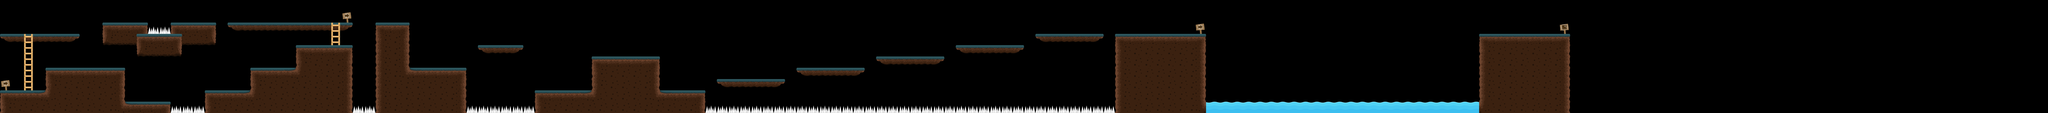

The image is a tile-based game level rendered from a .tmx file. Its description and source (layers, tilesets, objects; grid data summarised) follow:
An orthogonal 180x10 tile map with 128x128 px tiles, 2 tile layers (background, foreground), 4 tilesets and 200 objects.

<map version="1.2" tiledversion="1.2.0" orientation="orthogonal" renderorder="right-down" width="180" height="10" tilewidth="128" tileheight="128" infinite="0" nextlayerid="41" nextobjectid="804">
 <tileset firstgid="1" name="tile_night" tilewidth="128" tileheight="128" spacing="2" margin="2" tilecount="21" columns="7">
  <image source="tile_night.png" width="1024" height="512" />
 </tileset>
 <tileset firstgid="22" name="tile_machine" tilewidth="128" tileheight="128" spacing="2" margin="2" tilecount="45" columns="15">
  <image source="tile_machine.png" width="2048" height="512" />
 </tileset>
 <tileset firstgid="67" name="tile_water" tilewidth="128" tileheight="128" spacing="2" margin="2" tilecount="15" columns="15">
  <image source="tile_water.png" width="2048" height="256" />
 </tileset>
 <tileset firstgid="82" name="object" tilewidth="128" tileheight="128" spacing="2" margin="2" tilecount="21" columns="7">
  <image source="object.png" width="1024" height="512" />
 </tileset>
 <layer id="39" name="background" width="180" height="10">
  <data>[1800 cells, 439 non-empty, 18 distinct tile ids]</data>
 </layer>
 <layer id="40" name="foreground" width="180" height="10">
  <data>[1800 cells, 19 non-empty, 10 distinct tile ids]</data>
 </layer>
 <objectgroup id="3" name="grounds">
  <object id="2" x="0" y="1024.67" width="510" height="253.333" />
  <object id="3" x="1400" y="1153.33" width="516" height="123.333" />
  <object id="4" x="2300.67" y="1024" width="516" height="256" />
  <object id="5" x="2817.33" y="768" width="510.667" height="514" />
  <object id="6" x="3326" y="510.667" width="641.333" height="771.333" />
  <object id="74" x="510.333" y="769.333" width="894" height="508" />
  <object id="75" x="4" y="385.333" width="256" height="70.6667" />
  <object id="80" x="383.879" y="385.333" width="512.121" height="71.3333" />
  <object id="87" x="1150.67" y="256" width="514.667" height="254" />
  <object id="91" x="1536" y="385.333" width="514.667" height="254.667" />
  <object id="93" x="1921.33" y="257.333" width="512" height="254.667" />
  <object id="95" x="2561.33" y="256" width="1154.67" height="54" />
  <object id="99" x="3836" y="257.333" width="136" height="51.3333" />
  <object id="105" x="4224.67" y="256.546" width="384.667" height="1023.45" />
  <object id="374" x="4610" y="766" width="644" height="516" />
  <object id="378" x="5376" y="510" width="515" height="53" />
  <object id="384" x="6016" y="1022" width="640" height="262" />
  <object id="385" x="6654" y="636" width="770" height="656" />
  <object id="387" x="7422" y="1022" width="518" height="262" />
  <object id="389" x="8066.67" y="894.667" width="765.333" height="53.3333" />
  <object id="394" x="8961.33" y="771.334" width="765.333" height="51.3333" />
  <object id="399" x="9861.33" y="640.667" width="765.333" height="51.3333" />
  <object id="404" x="10753.3" y="514" width="765.333" height="51.3333" />
  <object id="409" x="11649.3" y="383.334" width="765.333" height="47.3333" />
  <object id="414" x="12540" y="378" width="1028" height="900" />
  <object id="428" x="16636" y="380" width="1024" height="908" />
  <object id="800" x="0" y="0" height="1280" />
  <object id="801" x="0" y="0" width="17664" />
  <object id="802" x="17667" y="-2" height="908" />
 </objectgroup>
 <objectgroup id="9" name="hidden_walls">
  <object id="38" x="512.426" y="612.848" width="8.84845" height="154.546" />
  <object id="113" x="1396.91" y="614.727" width="8.84845" height="154.546" />
  <object id="114" x="2.24244" y="229.394" width="8.84845" height="154.546" />
  <object id="115" x="886.242" y="228.06" width="8.84845" height="154.546" />
  <object id="116" x="1152.91" y="100.06" width="8.84845" height="154.546" />
  <object id="117" x="1656.91" y="100.06" width="8.84845" height="154.546" />
  <object id="122" x="3714.24" y="100.06" width="8.84845" height="154.546" />
  <object id="123" x="3328.91" y="353.394" width="8.84845" height="154.546" />
  <object id="124" x="3959.58" y="353.394" width="8.84845" height="154.546" />
  <object id="125" x="1907.7" y="995.454" width="8.84845" height="154.546" />
  <object id="126" x="1925.88" y="104.545" width="8.84845" height="154.546" />
  <object id="127" x="2424.91" y="101.394" width="8.84845" height="154.546" />
  <object id="128" x="2563.58" y="98.727" width="8.84845" height="154.546" />
  <object id="130" x="2819.58" y="612.06" width="8.84845" height="154.546" />
  <object id="131" x="2302.24" y="866.727" width="8.84845" height="154.546" />
  <object id="430" x="5244.06" y="610.606" width="8.84845" height="154.546" />
  <object id="431" x="5380.42" y="346.969" width="8.84845" height="154.546" />
  <object id="432" x="5883.45" y="350" width="8.84845" height="154.546" />
  <object id="435" x="6659.21" y="477.272" width="8.84845" height="154.546" />
  <object id="437" x="7413.76" y="474.242" width="8.84845" height="154.546" />
  <object id="438" x="8068.3" y="737.879" width="8.84845" height="154.546" />
  <object id="439" x="8828.91" y="737.879" width="8.84845" height="154.546" />
  <object id="440" x="8965.27" y="613.636" width="8.84845" height="154.546" />
  <object id="441" x="9716.79" y="610.606" width="8.84845" height="154.546" />
  <object id="442" x="9865.27" y="477.272" width="8.84845" height="154.546" />
  <object id="443" x="10619.8" y="474.242" width="8.84845" height="154.546" />
  <object id="444" x="10756.2" y="356.06" width="8.84845" height="154.546" />
  <object id="446" x="11509.7" y="353.03" width="8.84845" height="154.546" />
  <object id="447" x="11656.2" y="219.697" width="8.84845" height="154.546" />
  <object id="448" x="12401.6" y="219.697" width="8.84845" height="154.546" />
  <object id="450" x="12550.1" y="228.788" width="8.84845" height="154.546" />
  <object id="451" x="13428.9" y="225.757" width="8.84845" height="154.546" />
 </objectgroup>
 <objectgroup id="23" name="ladders">
  <object id="576" x="262" y="386" width="115" height="639" />
  <object id="578" x="3720.5" y="257" width="113" height="252" />
 </objectgroup>
 <objectgroup id="4" name="spikes">
  <object id="21" x="1918" y="1228" width="383" height="52" />
  <object id="110" x="3971.5" y="1229" width="253" height="52" />
  <object id="111" x="1670.5" y="340" width="249" height="46" />
  <object id="376" x="5252" y="1228" width="769.333" height="53.3333" />
  <object id="571" x="7940" y="1240" width="4600" height="40" />
 </objectgroup>
 <objectgroup id="5" name="coins" offsetx="-10" offsety="-2">
  <object id="133" x="1901.33" y="873.333" width="56" height="56">
   <ellipse />
  </object>
  <object id="135" x="1986" y="814" width="56" height="56">
   <ellipse />
  </object>
  <object id="136" x="2090" y="772" width="56" height="56">
   <ellipse />
  </object>
  <object id="137" x="2188.67" y="764.667" width="56" height="56">
   <ellipse />
  </object>
  <object id="138" x="2278" y="803.333" width="56" height="56">
   <ellipse />
  </object>
  <object id="158" x="1602" y="131.333" width="56" height="56">
   <ellipse />
  </object>
  </objectgroup>
 <objectgroup id="6" name="feathers">
  <!-- 7 objects omitted --></objectgroup>
 <objectgroup id="7" name="crates">
  <!-- 10 objects omitted --></objectgroup>
 <objectgroup id="10" name="signs">
  <!-- 4 objects omitted --></objectgroup>
 <objectgroup id="11" name="zombies">
  <!-- 10 objects omitted --></objectgroup>
 <objectgroup id="12" name="robots">
  <!-- 2 objects omitted --></objectgroup>
 <objectgroup id="13" name="adventure_girls">
  <!-- 2 objects omitted --></objectgroup>
 <objectgroup id="14" name="dinos" />
 <objectgroup id="15" name="knights">
  <!-- 1 objects omitted --></objectgroup>
 <objectgroup id="16" name="santas">
  <!-- 1 objects omitted --></objectgroup>
 <objectgroup id="17" name="ghosts">
  <!-- 1 objects omitted --></objectgroup>
 <objectgroup id="18" name="bones" />
</map>
<!-- 126 of 200 objects omitted -->
